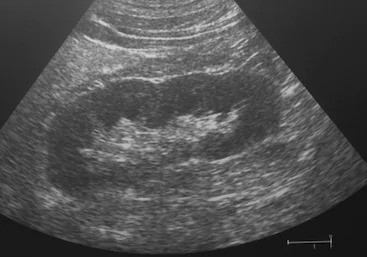
#> input picture final_normal1.jpeg, 367 x 257 px, found by its file name
$ python code_1.py
#> lines starting #> are read from the running program, lines starting #| are printed output that depends on the picture; after the words box and inside, x2 and y2 are one past the last pixel; in counts of white or black regions, pixels touching at a corner belong together
import cv2
import argparse
import numpy as np
import matplotlib.pyplot as plt
from skimage import morphology
import math

s = r'C:\Users\shash\OneDrive\Desktop\KidneyStoneDetection-main\KidneyStoneDetection-main\images\final_normal1.jpeg'
s = r'C:\Users\shash\OneDrive\Desktop\KidneyStoneDetection-main\KidneyStoneDetection-main\images\final_normal1.jpeg'
img = cv2.imread(s,0)
#> img is the input picture: shape (257, 367); min 0, max 213, mean 80.1

# [53 lines left out: functions Histeq, get_Lap_kernel, lap, not called in this run]
def do_fft(x):
    return np.fft.fftshift(np.fft.fft2(x))

def do_ifft(x):
    return np.fft.ifft2(np.fft.ifftshift(x))

def get_Gaussian_kernel(inp_shape):
    m=inp_shape[0]
    n=inp_shape[1]
    kernel = np.zeros(inp_shape)
    for i in range(m):
        for j in range(n):
            kernel[i][j] = math.sqrt(pow((i-m//2),2)+pow(j-n//2,2))
            kernel[i][j] = math.exp(-1*pow(kernel[i][j],2)/800)
    return kernel

def gaussian(img):
    inp = img
    inp_shape = inp.shape
    inp_fft = do_fft(inp)
    kernel_fft = get_Gaussian_kernel(inp_shape)
    result_fft = np.multiply(inp_fft,kernel_fft)
    result = do_ifft(result_fft)
    return np.abs(result)

def median_filter(img):
    img = np.pad(img, (1, 1), 'constant', constant_values=(0))
    for i in range(img.shape[0]-2):
        for j in range(img.shape[1]-2):
            # print(img[i:i+3,j:j+3])
            img[i][j] = np.median(img[i:i+3,j:j+3])
    return img

# [4 lines left out: function median, not called in this run]

def segmentation(img):
    kernel = np.ones((5,5), np.uint8)
    img_erosion = cv2.erode(img, kernel, iterations=1)
    img_dilation = cv2.dilate(img, kernel, iterations=1)
    return img_erosion, img_dilation

def filter_extraction(img):
    ret, thresh1 = cv2.threshold(img, 250, 255, cv2.THRESH_BINARY + cv2.THRESH_OTSU)
    return thresh1

def pre_processing(img):
    plt.figure("Pre-processing")
    plt.title("Pre-processing")
    img_rm_small = morphology.remove_small_objects(img, min_size=5, connectivity=2)
    plt.subplot(2,2,1)
    plt.title("Input Image")
    plt.imshow(img,'gray')
    plt.xticks([])
    plt.yticks([])

    img_ostu = filter_extraction(img_rm_small)
    plt.subplot(2,2,2)
    plt.title("Applying otsu")
    plt.imshow(img_ostu,'gray')
    plt.xticks([])
    plt.yticks([])

    im_floodfill = img_ostu.copy()
    h, w = img_ostu.shape[:2]
    mask = np.zeros((h+2, w+2), np.uint8)
    cv2.floodFill(im_floodfill, mask, (0,0), 255)
    im_floodfill_inv = cv2.bitwise_not(im_floodfill)
    img_filled = img_ostu | im_floodfill_inv
    plt.subplot(2,2,3)
    plt.title("Filling")
    plt.imshow(img_filled,'gray')
    plt.xticks([])
    plt.yticks([])

    final_pre_processing_img = np.zeros(img.shape)

    for i in range(len(img)):
        for j in range(len(img[0])):
            if(img_filled[i][j]==0):
                final_pre_processing_img[i][j]=0
            else:
                final_pre_processing_img[i][j] = img[i][j]
    plt.subplot(2,2,4)
    plt.title("Final preprocessing")
    plt.imshow(final_pre_processing_img,'gray')
    plt.xticks([])
    plt.yticks([])
    # print(final_pre_processing_img)
    plt.show()
    return final_pre_processing_img

def enhancement(img):

    plt.figure("Image Enchancement")
    plt.title("Image Enchancement")
    plt.subplot(3,1,1)
    plt.title("Pre-processing Image")
    plt.imshow(img,'gray')
    plt.xticks([])
    plt.yticks([])

    img_gaussian = gaussian(img)
    plt.subplot(3,1,2)
    plt.title("Applying gaussian filter")
    plt.imshow(img_gaussian,'gray')
    plt.xticks([])
    plt.yticks([])


    img_median=median_filter(img_gaussian)
    plt.subplot(3,1,3)
    plt.title("Applying median filter")
    plt.imshow(img_median,'gray')
    plt.xticks([])
    plt.yticks([])

    plt.show()
    return img_median

def detection(img):
    final_pre_processing_img = pre_processing(img)
#> in filter_extraction, `ret, thresh1 = cv2.threshold(img, 250, 255, cv2.THRESH_BINARY + cv2.TH..`:
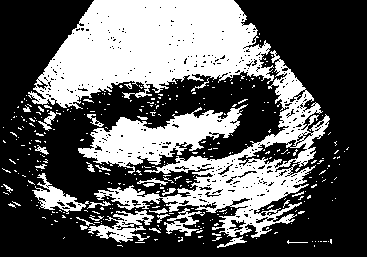
#> thresh1: shape (257, 367); 37.4% white; 354 white regions (324 under 20 px), largest, box (x1, y1, x2, y2) and area: (28, 0, 274, 109) 16456, (94, 50, 330, 238) 9533, (78, 104, 248, 174) 4787
#> in filter_extraction, `ret, thresh1 = cv2.threshold(img, 250, 255, cv2.THRESH_BINARY + cv2.TH..`: ret = 87
#> in pre_processing, `cv2.floodFill(im_floodfill, mask, (0,0), 255)`:
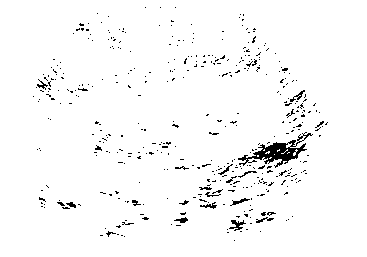
#> im_floodfill: shape (257, 367); 97.1% white; black in thin lines or dots, all inside (x1, y1, x2, y2) = (33, 7, 328, 241)
#> in pre_processing, `img_filled = img_ostu | im_floodfill_inv`: img_filled: shape (257, 367); 40.3% white; 345 white regions (315 under 20 px), largest, box (x1, y1, x2, y2) and area: (28, 0, 274, 109) 16913, (94, 50, 330, 238) 11457, (78, 104, 248, 174) 4974
#> after the loop in pre_processing, `for i in range(len(img)):`:
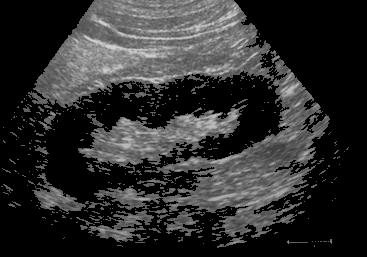
#> final_pre_processing_img: shape (257, 367) float64; min 0, max 213, mean 46
    final_enhanced_img = enhancement(final_pre_processing_img)
#> after the loop in get_Gaussian_kernel, `for i in range(m):`:
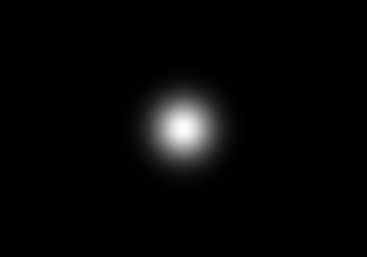
#> kernel: shape (257, 367) float64; min 8.42e-28, max 1, mean 0.0266
#> after the loop in median_filter, `for i in range(img.shape[0]-2):`:
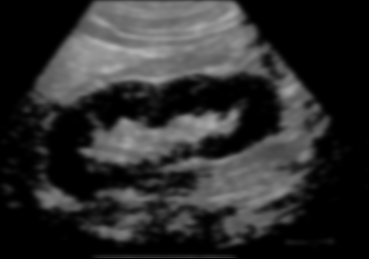
#> img: shape (259, 369) float64; min 0, max 181.1, mean 45.4

    img_erosion , img_dilation =segmentation(final_enhanced_img)
#> in segmentation, `img_erosion = cv2.erode(img, kernel, iterations=1)`:
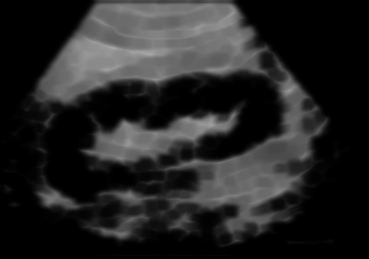
#> img_erosion: shape (259, 369) float64; min 0, max 167.1, mean 36.9
#> in segmentation, `img_dilation = cv2.dilate(img, kernel, iterations=1)`:
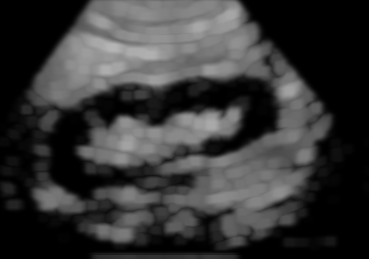
#> img_dilation: shape (259, 369) float64; min 5.08e-14, max 181.1, mean 54.7

    for i in range(len(img_erosion)):
        for j in range(len(img_erosion[0])):
            if(img_erosion[i][j]<190):
                img_erosion[i][j] = 0

    for i in range(len(img_dilation)):
        for j in range(len(img_dilation[0])):
            if(img_dilation[i][j]<190):
                img_dilation[i][j] = 0
    plt.figure("Segmentation")
    plt.title("Segmentation")
    plt.subplot(3,1,2)
    plt.title("Enhanced Image")
    plt.imshow(final_enhanced_img,'gray')
    plt.xticks([])
    plt.yticks([])

    plt.subplot(3,1,3)
    plt.title("Dilation followed by segmentation")
    plt.imshow(img_dilation,'gray')
    plt.xticks([])
    plt.yticks([])
    plt.subplot(3,1,1)
    plt.title("Input Image")
    plt.imshow(img,'gray')
    plt.xticks([])
    plt.yticks([])

    plt.show()

detection(img)
#> after the loop in detection, `for i in range(len(img_erosion)):`: img_erosion: shape (259, 369) float64; every value is 0
